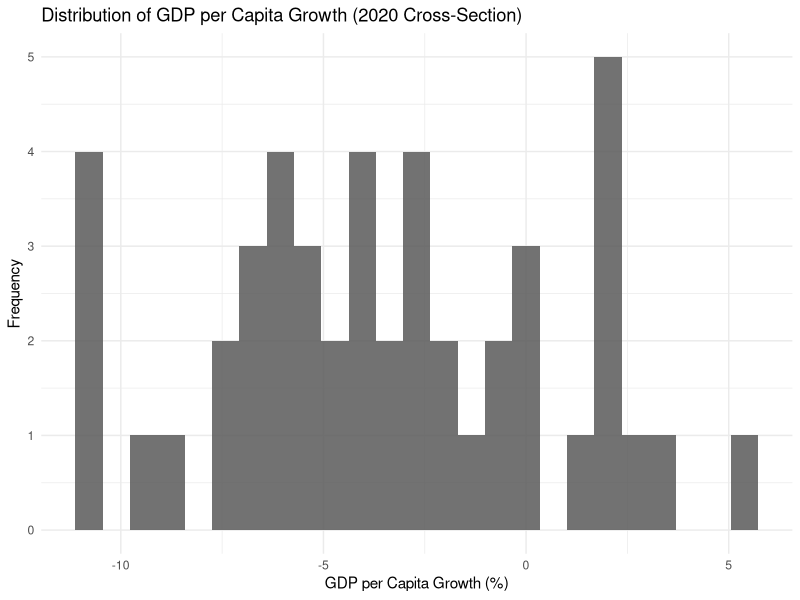
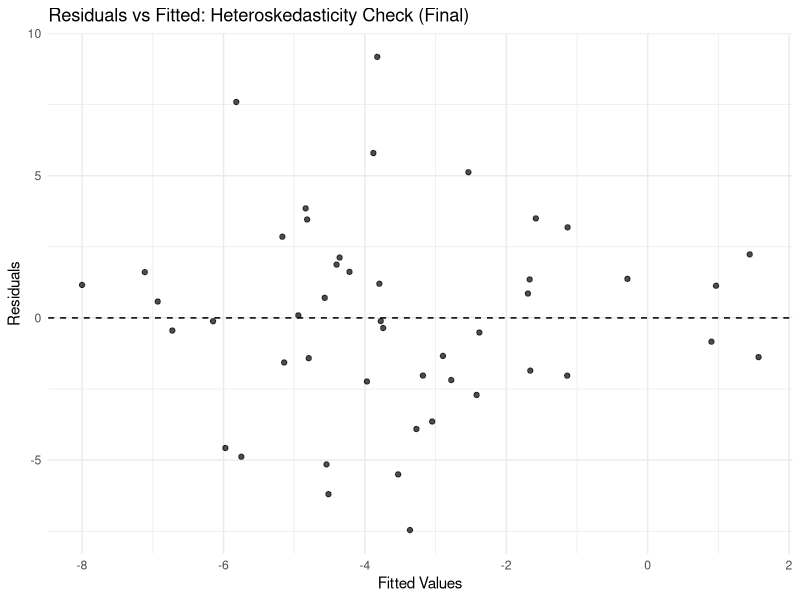

R code for these plots, in order:
## ---- chunk 1
knitr::opts_chunk$set(echo = TRUE)
## ---- chunk 2
# ---- Packages ----
packages <- c(
  "readr", "dplyr", "ggplot2", "broom", "tidyr",
  "lmtest", "sandwich", "car", "tibble", "mice", "skimr", "kableExtra"
)

to_install <- packages[!packages %in% installed.packages()[, "Package"]]
if (length(to_install) > 0) install.packages(to_install)

library(readr)
library(dplyr)
library(ggplot2)
library(broom)
library(lmtest)
library(sandwich)
library(car)
library(tibble)
library(mice)
library(tidyr)
library(knitr)
library(kableExtra)
## ---- chunk 3
# ---- 1) Load cleaned dataset ----
df <- read_csv("Dataset_Cleaned.csv", show_col_types = FALSE)

# ---- REQUIRED COLUMN CHECKS ----
required_cols <- c(
  "country", "iso3c", "year",
  "gdp_pc_growth",
  "inflation",
  "fiscal_balance_pct_gdp",
  "current_account_balance_pct_gdp",
  "gross_capital_formation_pct_gdp",
  "labour_force_participation",
  "exports_pct_gdp"
)

missing_cols <- setdiff(required_cols, names(df))
if (length(missing_cols) > 0) {
  stop(
    paste0(
      "\nERROR: Your dataset is missing required columns:\n- ",
      paste(missing_cols, collapse = "\n- "),
      "\n\nTip: Run names(df) to see the exact column names in your file.\n"
    )
  )
}

# ---- Multiple imputation ----
# This fills missing values before selecting the 2020 cross-section
df_imputed <- mice(df, m = 5, method = "pmm", seed = 123, printFlag = FALSE)
df_complete <- complete(df_imputed, 1)

# ---- Create layman-friendly aliases ----
df <- df_complete %>%
  mutate(
    fiscal = fiscal_balance_pct_gdp,
    current_account = current_account_balance_pct_gdp,
    gross_capital_formation = gross_capital_formation_pct_gdp,
    labor_force = labour_force_participation,
    exports = exports_pct_gdp
  )

# ---- FILTER TO CROSS-SECTIONAL DATA: YEAR 2020 ONLY ----
df <- df %>%
  filter(year == 2020)

if (nrow(df) == 0) {
  stop("\nERROR: No observations found for year 2020 in Dataset_Cleaned.csv\n")
}
## ---- chunk 4
# ---- 2) Dataset overview ----
cat("\n================ DATASET OVERVIEW ================\n")
cat("Dataset type: Cross-sectional\n")
cat("Year used:", 2020, "\n")
cat("Rows:", nrow(df), "\n")
cat("Columns:", ncol(df), "\n")
cat("Countries:", n_distinct(df$country), "\n\n")

df

# ---- 3) Per-country descriptive statistics ----
numeric_vars <- c(
  "gdp_pc_growth", "inflation", "fiscal",
  "current_account", "gross_capital_formation",
  "labor_force", "exports"
)

# ---- 4) Prepare regression dataset ----
model_df <- df %>%
  select(
    country, iso3c, year,
    gdp_pc_growth, inflation, fiscal, current_account,
    gross_capital_formation, labor_force, exports
  ) %>%
  filter(complete.cases(.))

cat("\nObservations used in regressions (2020 complete cases):", nrow(model_df), "\n")

if (nrow(model_df) == 0) {
  stop("\nERROR: No complete-case observations available for the 2020 regression sample.\n")
}

model_df %>%
  select(gdp_pc_growth, inflation, fiscal, current_account,
         gross_capital_formation, labor_force, exports) %>%
  summarise(across(everything(), list(
    N      = ~ sum(!is.na(.)),
    Mean   = ~ round(mean(., na.rm = TRUE), 3),
    SD     = ~ round(sd(., na.rm = TRUE), 3),
    Min    = ~ round(min(., na.rm = TRUE), 3),
    Median = ~ round(median(., na.rm = TRUE), 3),
    Max    = ~ round(max(., na.rm = TRUE), 3)
  ))) %>%
  pivot_longer(everything(),
               names_to  = c("Variable", "Statistic"),
               names_sep = "_(?=[^_]+$)") %>%
  pivot_wider(names_from = Statistic, values_from = value) %>%
  kable(caption = "Descriptive Statistics — 2020 Cross-Section") %>%
  kable_styling(bootstrap_options = c("striped", "hover", "condensed"))
## ---- chunk 5
# ==========================================================
# ---- HISTOGRAMS FOR EACH VARIABLE ----
# ==========================================================

p_hist_gdp <- ggplot(df, aes(x = gdp_pc_growth)) +
  geom_histogram(bins = 25, alpha = 0.85) +
  labs(
    title = "Distribution of GDP per Capita Growth (2020 Cross-Section)",
    x = "GDP per Capita Growth (%)",
    y = "Frequency"
  ) +
  theme_minimal()
print(p_hist_gdp)
## ---- chunk 6
# ==========================================================
# ---- BASELINE MODEL ----
# ==========================================================
baseline_model <- lm(
  gdp_pc_growth ~ inflation +
    fiscal +
    current_account +
    gross_capital_formation +
    labor_force +
    exports,
  data = model_df
)

cat("\n================ BASELINE REGRESSION RESULTS ================\n")
print(summary(baseline_model))


cat("\n================ BASELINE MODEL EQUATION (ESTIMATED FROM 2020 CROSS-SECTION) ================\n")
cat(
  "GDPpcGrowth_hat = ",
  round(coef(baseline_model)[1], 3),
  ifelse(coef(baseline_model)["inflation"] >= 0, " + ", " - "),
  abs(round(coef(baseline_model)["inflation"], 3)), "*Inflation",
  ifelse(coef(baseline_model)["fiscal"] >= 0, " + ", " - "),
  abs(round(coef(baseline_model)["fiscal"], 3)), "*Fiscal\n",
  ifelse(coef(baseline_model)["current_account"] >= 0, " + ", " - "),
  abs(round(coef(baseline_model)["current_account"], 3)), "*CurrentAccount",
  ifelse(coef(baseline_model)["gross_capital_formation"] >= 0, " + ", " - "),
  abs(round(coef(baseline_model)["gross_capital_formation"], 3)), "*GrossCapitalFormation",
  ifelse(coef(baseline_model)["labor_force"] >= 0, " + ", " - "),
  abs(round(coef(baseline_model)["labor_force"], 3)), "*LaborForceParticipation",
  ifelse(coef(baseline_model)["exports"] >= 0, " + ", " - "),
  abs(round(coef(baseline_model)["exports"], 3)), "*Exports",
  sep = ""
)
cat("\n===============================================================================================\n")
# ---- VIF (Baseline) ----
cat("\n--- VIF (Baseline model) ---\n")
print(car::vif(baseline_model))

cat("\n===============================================================================================\n")
# ---- Joint hypothesis testing (Baseline) ----
cat("\nJoint hypothesis testing (Baseline)")
linearHypothesis(baseline_model, c("inflation = 0", "fiscal = 0", "labor_force = 0", "exports = 0"))

cat("\n===============================================================================================\n")
# ---- RESET test (Baseline) ----
cat("\nRESET test on baseline model:\n")
print(lmtest::resettest(baseline_model))
## ---- chunk 7
# ==========================================================
# ---- IMPROVED FINAL MODEL ----
# ==========================================================
final_model <- lm(
  gdp_pc_growth ~ current_account + gross_capital_formation,
  data = model_df
)

cat("\n================ IMPROVED FINAL REGRESSION RESULTS ================\n")
print(summary(final_model))

cat("\n================ IMPROVED FINAL MODEL EQUATION (ESTIMATED FROM 2020 CROSS-SECTION) ================\n")
cat(
  "GDPpcGrowth_hat = ",
  round(coef(final_model)[1], 3),
  ifelse(coef(final_model)["current_account"] >= 0, " + ", " - "),
  abs(round(coef(final_model)["current_account"], 3)), "*CurrentAccount",
  ifelse(coef(final_model)["gross_capital_formation"] >= 0, " + ", " - "),
  abs(round(coef(final_model)["gross_capital_formation"], 3)), "*GrossCapitalFormation\n",
  sep = ""
)
cat("\n===============================================================================================\n")
# ---- Confidence Interval ----
cat("\n--- Confidence Interval ---\n")
confint(final_model)
cat("\n===============================================================================================\n")
# ---- RESET test (Final) ----
cat("\nRESET test on final model:\n")
print(lmtest::resettest(final_model))

# ---- BP test (Final) ----
cat("\n================ IMPROVED FINAL: HETEROSKEDASTICITY CHECKS ================\n")
cat("Breusch–Pagan test:\n")
print(lmtest::bptest(final_model))

critical_value <- qchisq(0.95, df=2)
critical_value
cat("\n===============================================================================================\n")
cat("\nWhite test:\n")
print(lmtest::bptest(final_model, 
                     ~ current_account * gross_capital_formation + 
                       I(current_account^2) + I(gross_capital_formation^2),
                     data = model_df))

# ---- Plot (Improved Final) ----
final_viz_df <- model_df %>%
  mutate(
    final_pred = predict(final_model, newdata = model_df),
    final_resid = resid(final_model)
  )

p_final_rvf <- ggplot(final_viz_df, aes(x = final_pred, y = final_resid)) +
  geom_point(alpha = 0.7) +
  geom_hline(yintercept = 0, linetype = "dashed") +
  labs(
    title = "Residuals vs Fitted: Heteroskedasticity Check (Final)",
    x = "Fitted Values",
    y = "Residuals"
  ) +
  theme_minimal()

print(p_final_rvf)

############################################################
# End of script
############################################################
